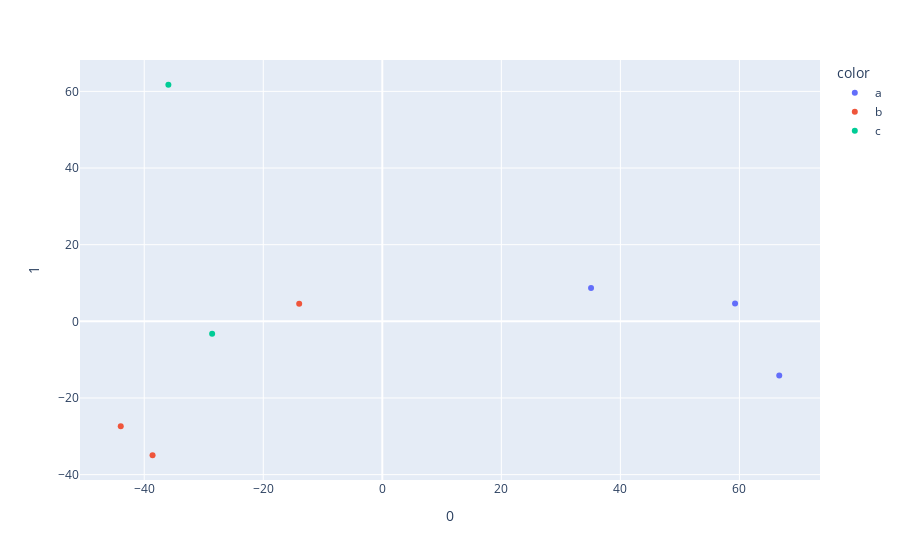

Here is the notebook cell this chart was saved with:
### Code cell
fig = px.scatter(components, x=0, y=1, color=labels)
fig.show()

### Figure 1 — Plotly figure (JSON) as saved in the notebook; plotly's stock layout.template omitted (floating-point values rounded to 4 significant figures)
{"data": [{"hovertemplate": "color=a<br>0=%{x}<br>1=%{y}<extra></extra>", "legendgroup": "a", "marker": {"color": "#636efa", "symbol": "circle"}, "mode": "markers", "name": "a", "orientation": "v", "showlegend": true, "type": "scatter", "x": [35.07, 66.69, 59.27], "xaxis": "x", "y": [8.673, -14.12, 4.667], "yaxis": "y"}, {"hovertemplate": "color=b<br>0=%{x}<br>1=%{y}<extra></extra>", "legendgroup": "b", "marker": {"color": "#EF553B", "symbol": "circle"}, "mode": "markers", "name": "b", "orientation": "v", "showlegend": true, "type": "scatter", "x": [-38.6, -43.94, -13.96], "xaxis": "x", "y": [-34.94, -27.38, 4.584], "yaxis": "y"}, {"hovertemplate": "color=c<br>0=%{x}<br>1=%{y}<extra></extra>", "legendgroup": "c", "marker": {"color": "#00cc96", "symbol": "circle"}, "mode": "markers", "name": "c", "orientation": "v", "showlegend": true, "type": "scatter", "x": [-28.59, -35.94], "xaxis": "x", "y": [-3.207, 61.73], "yaxis": "y"}], "layout": {"legend": {"title": {"text": "color"}, "tracegroupgap": 0}, "margin": {"t": 60}, "xaxis": {"anchor": "y", "domain": [0, 1], "title": {"text": "0"}}, "yaxis": {"anchor": "x", "domain": [0, 1], "title": {"text": "1"}}}}
